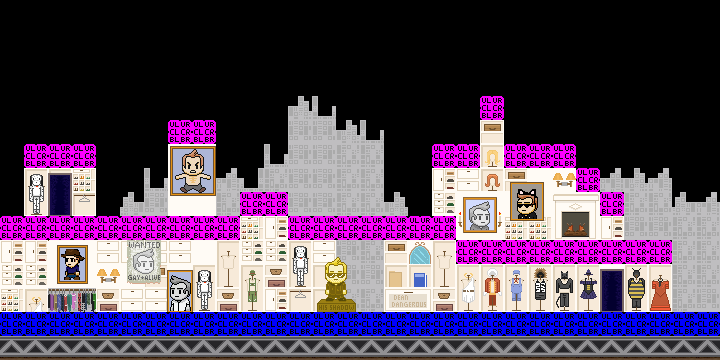

This is a level from a 2D game, rendered from its Tiled map with the project's own tilesets. A one-line summary and the map file follow, with tile-layer data summarised:
An orthogonal 30x15 tile map with 24x24 px tiles, 5 tile layers (background, floor, foregorund, foreground2, ...), 2 tilesets and 3 objects (2x door, info).

<map version="1.0" orientation="orthogonal" width="30" height="15" tilewidth="24" tileheight="24">
 <properties>
  <property name="autosave" value="false" />
  <property name="blue" value="117" />
  <property name="green" value="117" />
  <property name="offset" value="1" />
  <property name="red" value="117" />
  <property name="soundtrack" value="dancingqueen" />
 </properties>
 <tileset firstgid="1" name="deans-closet" tilewidth="24" tileheight="24">
  <image source="../images/tilesets/deans-closet.png" width="264" height="264" />
 </tileset>
 <tileset firstgid="122" name="collisions" tilewidth="24" tileheight="24">
  <image source="../images/tilesets/collisions.png" width="512" height="512" />
 </tileset>
 <layer name="background" width="30" height="15">
  <data>[450 cells, 165 non-empty, 5 distinct tile ids]</data>
 </layer>
 <layer name="floor" width="30" height="15">
  <data>[450 cells, 201 non-empty, 50 distinct tile ids]</data>
 </layer>
 <layer name="foregorund" width="30" height="15">
  <data>[450 cells, 40 non-empty, 36 distinct tile ids]</data>
 </layer>
 <layer name="foreground2" width="30" height="15">
  <data>[450 cells, 22 non-empty, 21 distinct tile ids]</data>
 </layer>
 <layer name="collision" width="30" height="15">
  <data>[450 cells, 71 non-empty, 2 distinct tile ids]</data>
 </layer>
 <objectgroup name="nodes" width="30" height="15">
  <object name="next" type="door" x="600" y="264" width="24" height="48">
   <properties>
    <property name="level" value="greendale-exterior" />
    <property name="sound" value="false" />
    <property name="to" value="dean" />
   </properties>
  </object>
  <object name="main" type="door" x="48" y="168" width="24" height="48">
   <properties>
    <property name="level" value="deans-closet" />
    <property name="sound" value="false" />
    <property name="to" value="next" />
   </properties>
  </object>
  <object type="info" x="384" y="288" width="48" height="24">
   <properties>
    <property name="info" value="Time Desk: The Chronicles of Dean Dangerous" />
   </properties>
  </object>
 </objectgroup>
</map>
